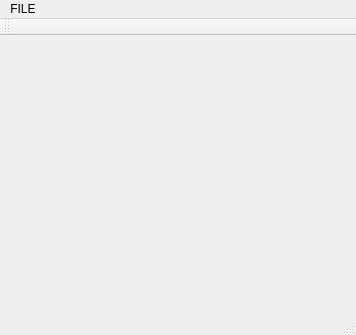
<?xml version="1.0" encoding="UTF-8"?>
<ui version="4.0">
 <class>MainWindow</class>
 <widget class="QMainWindow" name="MainWindow">
  <property name="geometry">
   <rect>
    <x>0</x>
    <y>0</y>
    <width>356</width>
    <height>335</height>
   </rect>
  </property>
  <property name="windowTitle">
   <string>MainWindow</string>
  </property>
  <widget class="QWidget" name="centralWidget">
   <layout class="QHBoxLayout" name="horizontalLayout_2"/>
  </widget>
  <widget class="QMenuBar" name="menuBar">
   <property name="geometry">
    <rect>
     <x>0</x>
     <y>0</y>
     <width>356</width>
     <height>23</height>
    </rect>
   </property>
   <widget class="QMenu" name="menuFILE">
    <property name="title">
     <string>FILE</string>
    </property>
    <addaction name="actionopen"/>
   </widget>
   <addaction name="menuFILE"/>
  </widget>
  <widget class="QToolBar" name="mainToolBar">
   <attribute name="toolBarArea">
    <enum>TopToolBarArea</enum>
   </attribute>
   <attribute name="toolBarBreak">
    <bool>false</bool>
   </attribute>
  </widget>
  <widget class="QStatusBar" name="statusBar"/>
  <action name="actionopen">
   <property name="text">
    <string>open</string>
   </property>
  </action>
 </widget>
 <layoutdefault spacing="6" margin="11"/>
 <resources/>
 <connections/>
</ui>
